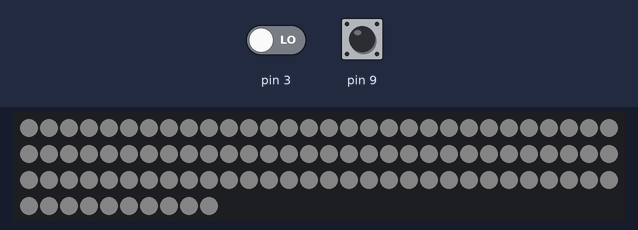
A sketch run on a simulated Arduino Uno, built with avr-gcc and run on an emulated ATmega328P. Parts: 100 RGB LEDs in strip order, left to right, continuing on the next row. The test bench sets the inputs (shaded band); at power-on: pin 3 LOW, pin 9 HIGH. Dim RGB values are drawn brighter than linear; random numbers use the default seed unless the sketch sets one.

Above: at 1.2 s.
1.3 s: pin 3 driven HIGH
At 2.3 s:
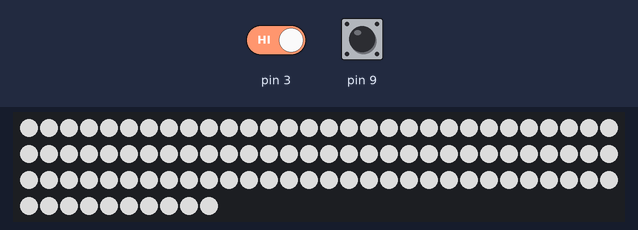

The sketch:

LEDSDB3.ino
```cpp
#include <Adafruit_NeoPixel.h>

#define LED_PIN    6
#define LED_COUNT  100

Adafruit_NeoPixel strip(LED_COUNT, LED_PIN, NEO_GRB + NEO_KHZ800);

int r;
int g;
int b;
int x;
int y;
int z;
int d;
bool OnPresence;
unsigned long LastPresence;

void setup() {
  pinMode(3, INPUT);
  pinMode(9, INPUT_PULLUP);

  strip.begin();
  strip.show(); // Initialize all pixels to 'off'

  Serial.begin(9600);
  randomSeed(analogRead(0));

  x = random(2551);
  y = random(2551);
  z = random(2551);
}

void loop() {
  if (digitalRead(3) == HIGH || digitalRead(9) == LOW) {
    if (!OnPresence)
    {
      x = 2550;
      y = 2550;
      z = 2550;
      d = 24;
    }
    OnPresence = true;
    LastPresence = millis();
  }

  if (digitalRead(3) == LOW && digitalRead(9) == HIGH && OnPresence && millis() - LastPresence > 10000) {
    OnPresence = false;
    x = 0;
    y = 0;
    z = 0;
  }

  if (r > x) {
    r -= 1;
  }
  else if (r < x) {
    r += 1 + d;
    r = constrain(r, 0, 2550);
  }
  else if (r == x && OnPresence) {
    int alea = random (4);
    if (alea == 0)
    {
      x = 0;
    }
    else if (alea != 0)
    {
    x = random(2551);
    d = 0;
    }
  }

  if (g > y) {
    g -= 1;
  }
  else if (g < y) {
    g += 1 + d;
    g = constrain(g, 0, 2550);
  }
  else if (g == y && OnPresence) {
    int alea = random (4);
    if (alea == 0)
    {
      y = 0;
    }
    else if (alea != 0)
    {
    y = random(2551);
    d = 0;
    }
  }

  if (b > z) {
    b -= 1;
  }
  else if (b < z) {
    b += 1 + d;
    b = constrain(b, 0, 2550);
  }
  else if (b == z && OnPresence) {
    int alea = random (4);
    if (alea == 0)
    {
      z = 0;
    }
    else if (alea != 0)
    {
    z = random(2551);
    d = 0;
    }
  }
  uint32_t color = strip.Color((r/10),(g/10),(b/10));
  strip.fill(color, 0, 300);
  strip.show();
delay(10);
}
```
